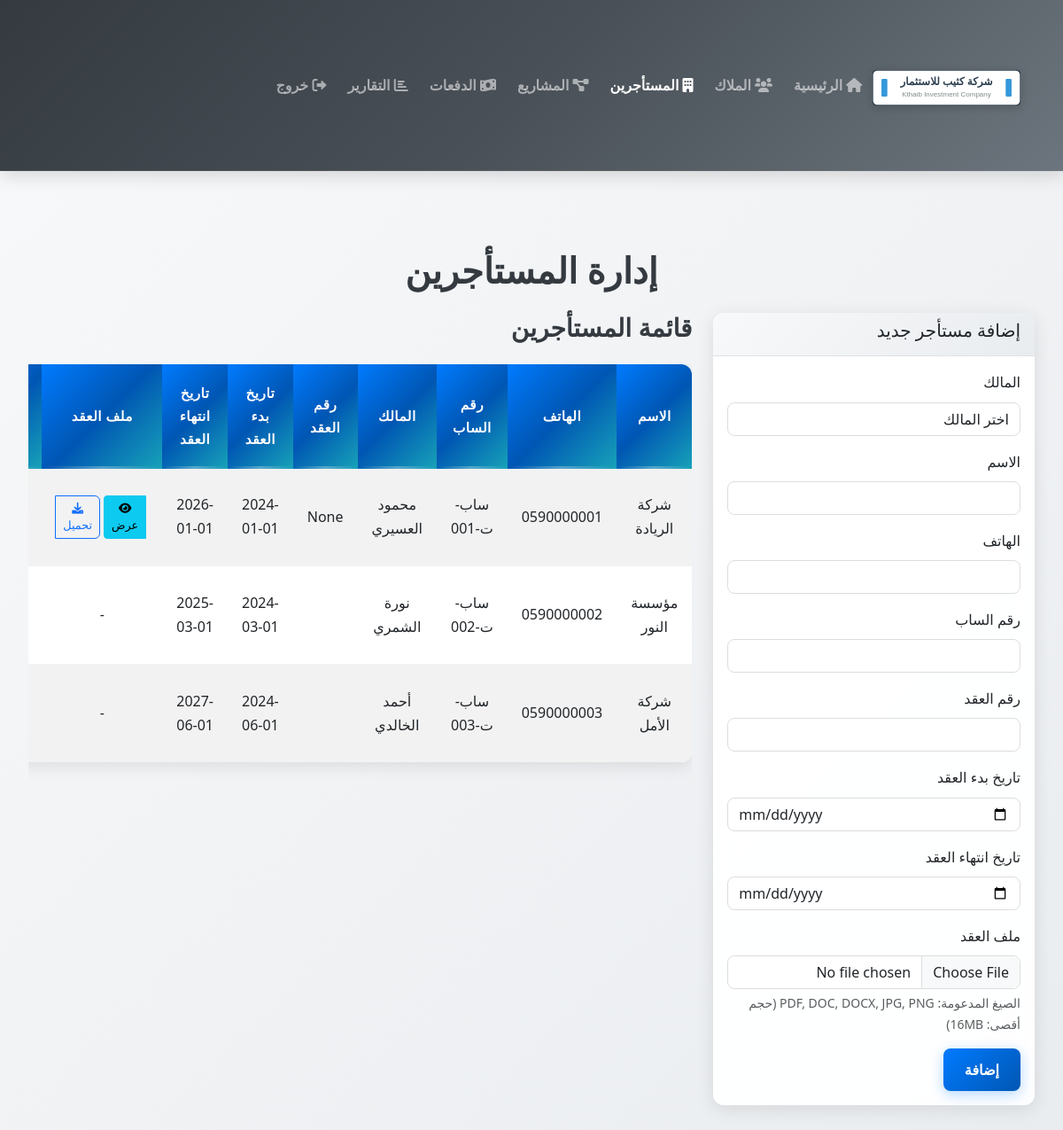
Screenshot of /tenants with the database file from the repository.
### app.py (models this page shows)
class Tenant(db.Model):
    id = db.Column(db.Integer, primary_key=True)
    name = db.Column(db.String(120), nullable=False)
    phone = db.Column(db.String(50))
    contract_start = db.Column(db.Date)
    contract_end = db.Column(db.Date)
    contract_number = db.Column(db.String(100))
    contract_file = db.Column(db.String(255))  # File path for uploaded contract
    sab_number = db.Column(db.String(50))  # رقم الساب
    owner_id = db.Column(db.Integer, db.ForeignKey('owner.id'), nullable=False)  # ربط بالمالك

class Owner(db.Model):
    id = db.Column(db.Integer, primary_key=True)
    name = db.Column(db.String(120), nullable=False)
    national_id = db.Column(db.String(50))
    phone = db.Column(db.String(50))
    email = db.Column(db.String(120))
    address = db.Column(db.String(255))
    sab_number = db.Column(db.String(50))  # رقم الساب
    tenants = db.relationship('Tenant', backref='owner', lazy=True)

### app.py (the view, shortened to what this page needs)
@app.route('/tenants', methods=['GET','POST'])
def tenants_view():
    tenants = Tenant.query.all()
    owners = Owner.query.all()
    return render_template('tenants.html', tenants=tenants, owners=owners, active_page='tenants')

### templates/tenants.html (shortened to what this page needs)
<!DOCTYPE html>
<html lang="ar" dir="rtl">
<head>
    <link href="https://cdn.jsdelivr.net/npm/bootstrap@5.3.0/dist/css/bootstrap.min.css" rel="stylesheet">
    <link href="https://www.fontstatic.com/f=jazeera,jazeera-light" rel="stylesheet">
    <link rel="stylesheet" href="https://cdnjs.cloudflare.com/ajax/libs/font-awesome/6.0.0/css/all.min.css">
    <link rel="stylesheet" href="{{ url_for('static', filename='custom.css') }}">
</head>
<body>
    <nav class="navbar navbar-expand-lg navbar-dark bg-dark">
        <div class="container">
            <a class="navbar-brand" href="{{ url_for('dashboard') }}">
                <img src="{{ url_for('static', filename='logo.svg') }}" alt="شركة كثيب للاستثمار" height="40">
            </a>
            <div class="collapse navbar-collapse" id="navbarNav">
                <div class="navbar-nav ms-auto">
                    <a class="nav-link{% if active_page == 'dashboard' %} active{% endif %}" href="{{ url_for('dashboard') }}"><i class="fas fa-home"></i> الرئيسية</a>
                    <a class="nav-link{% if active_page == 'owners' %} active{% endif %}" href="{{ url_for('owners_view') }}"><i class="fas fa-users"></i> الملاك</a>
                    <a class="nav-link{% if active_page == 'tenants' %} active{% endif %}" href="{{ url_for('tenants_view') }}"><i class="fas fa-building"></i> المستأجرين</a>
                    <a class="nav-link{% if active_page == 'projects' %} active{% endif %}" href="{{ url_for('projects_view') }}"><i class="fas fa-project-diagram"></i> المشاريع</a>
                    <a class="nav-link{% if active_page == 'payments' %} active{% endif %}" href="{{ url_for('payments_view') }}"><i class="fas fa-money-bill-wave"></i> الدفعات</a>
                    <a class="nav-link{% if active_page == 'reports' %} active{% endif %}" href="{{ url_for('reports_view') }}"><i class="fas fa-chart-bar"></i> التقارير</a>
                    <a class="nav-link" href="{{ url_for('logout') }}"><i class="fas fa-sign-out-alt"></i> خروج</a>
                </div>
            </div>
        </div>
    </nav>
    <div class="container mt-4">
        <h1>إدارة المستأجرين</h1>
        <div class="row">
            <div class="col-md-4">
                <div class="card">
                    <div class="card-header">
                        <h5>إضافة مستأجر جديد</h5>
                    </div>
                    <div class="card-body">
                        <form method="POST" enctype="multipart/form-data">
                            <div class="mb-3">
                                <label for="owner_id" class="form-label">المالك</label>
                                <select class="form-control" id="owner_id" name="owner_id" required>
                                    <option value="">اختر المالك</option>
                                </select>
                            </div>
                            <div class="mb-3">
                                <label for="name" class="form-label">الاسم</label>
                                <input type="text" class="form-control" id="name" name="name" required minlength="2" maxlength="120">
                            </div>
                            <div class="mb-3">
                                <label for="phone" class="form-label">الهاتف</label>
                                <input type="tel" class="form-control" id="phone" name="phone" pattern="[0-9]{10}" title="يجب أن يكون 10 أرقام">
                            </div>
                            <div class="mb-3">
                                <label for="sab_number" class="form-label">رقم الساب</label>
                                <input type="text" class="form-control" id="sab_number" name="sab_number" maxlength="50">
                            </div>
                            <div class="mb-3">
                                <label for="contract_number" class="form-label">رقم العقد</label>
                                <input type="text" class="form-control" id="contract_number" name="contract_number" maxlength="100">
                            </div>
                            <div class="mb-3">
                                <label for="contract_start" class="form-label">تاريخ بدء العقد</label>
                                <input type="date" class="form-control" id="contract_start" name="contract_start" required>
                            </div>
                            <div class="mb-3">
                                <label for="contract_end" class="form-label">تاريخ انتهاء العقد</label>
                                <input type="date" class="form-control" id="contract_end" name="contract_end" required>
                            </div>
                            <div class="mb-3">
                                <label for="contract_file" class="form-label">ملف العقد</label>
                                <input type="file" class="form-control" id="contract_file" name="contract_file" accept=".pdf,.doc,.docx,.jpg,.jpeg,.png">
                                <div class="form-text">الصيغ المدعومة: PDF, DOC, DOCX, JPG, PNG (حجم أقصى: 16MB)</div>
                            </div>
                            <button type="submit" class="btn btn-primary">إضافة</button>
                        </form>
                    </div>
                </div>
            </div>
            <div class="col-md-8">
                <h3>قائمة المستأجرين</h3>
                <div class="table-responsive">
                    <table class="table table-striped">
                        <thead>
                            <tr>
                                <th>الاسم</th>
                                <th>الهاتف</th>
                                <th>رقم الساب</th>
                                <th>المالك</th>
                                <th>رقم العقد</th>
                                <th>تاريخ بدء العقد</th>
                                <th>تاريخ انتهاء العقد</th>
                                <th>ملف العقد</th>
                                <th>الإجراءات</th>
                            </tr>
                        </thead>
                        <tbody>
                            {% for tenant in tenants %}
                            <tr>
                                <td>{{ tenant.name }}</td>
                                <td>{{ tenant.phone }}</td>
                                <td>{{ tenant.sab_number or '' }}</td>
                                <td>{{ tenant.owner.name if tenant.owner else 'غير محدد' }}</td>
                                <td>{{ tenant.contract_number or '' }}</td>
                                <td>{{ tenant.contract_start.strftime('%Y-%m-%d') if tenant.contract_start else '' }}</td>
                                <td>{{ tenant.contract_end.strftime('%Y-%m-%d') if tenant.contract_end else '' }}</td>
                                <td>
                                    {% if tenant.contract_file %}
                                        {% set filename = tenant.contract_file.split('\\')[-1].split('/')[-1] %}
                                        <div class="btn-group" role="group">
                                            <a href="{{ url_for('view_contract', filename=filename) }}" class="btn btn-sm btn-info" target="_blank" title="عرض الملف">
                                                <i class="fas fa-eye"></i> عرض
                                            </a>
                                            <a href="{{ url_for('download_contract', filename=filename) }}" class="btn btn-sm btn-outline-primary" title="تحميل الملف">
                                                <i class="fas fa-download"></i> تحميل
                                            </a>
                                        </div>
                                    {% else %}
                                        -
                                    {% endif %}
                                </td>
                                <td>
                                </td>
                            </tr>
                            {% endfor %}
                        </tbody>
                    </table>
                </div>
            </div>
        </div>
    </div>
</body>
</html>

### rows the page displays
Tenant: name "شركة الريادة", phone "0590000001", sab_number "ساب-ت-001", owner "محمود العسيري", contract_number "None", contract_start "2024-01-01", contract_end "2026-01-01"
Tenant: name "مؤسسة النور", phone "0590000002", sab_number "ساب-ت-002", owner "نورة الشمري", contract_start "2024-03-01", contract_end "2025-03-01"
Tenant: name "شركة الأمل", phone "0590000003", sab_number "ساب-ت-003", owner "أحمد الخالدي", contract_start "2024-06-01", contract_end "2027-06-01"
